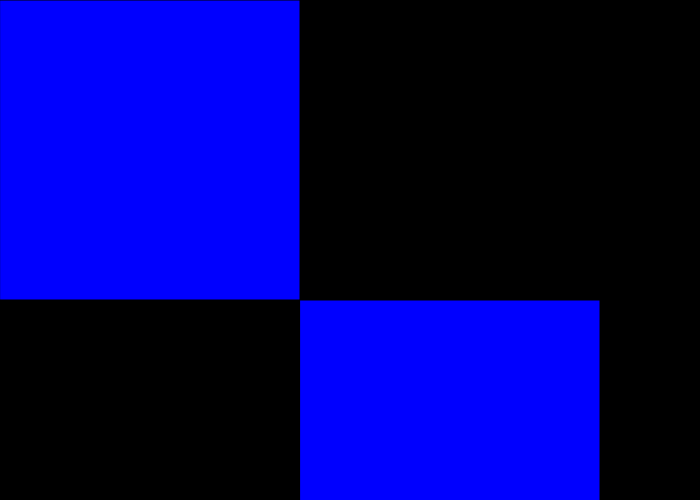
Frame 1 (no input)
Frame 60 (no input): identical to frame 1, image omitted
Frame 120 (the mouse pressed at the canvas centre since frame 60): identical to frame 1, image omitted

The p5.js sketch that drew this single still picture (run headless with seeded random() and noise() and a simulated clock; from frame 60 on, the mouse is pressed at the canvas centre):

// p5.js sketch
// ── sketch.js
function setup()
{
  //create a drawing service 700px wide, 500px tall
  createCanvas(700,500);

}

function draw()
{
  //create a background using RGB values
  background(0,0,0)

  // change the paint brush to a specific color according to RGB values
  fill(0,0,255);

  // create a rectangle at x,y coordinates 10,10 with length x height at 100 x 50
  rect(0,0,300,300);
  rect(300,300,300,300)

}
